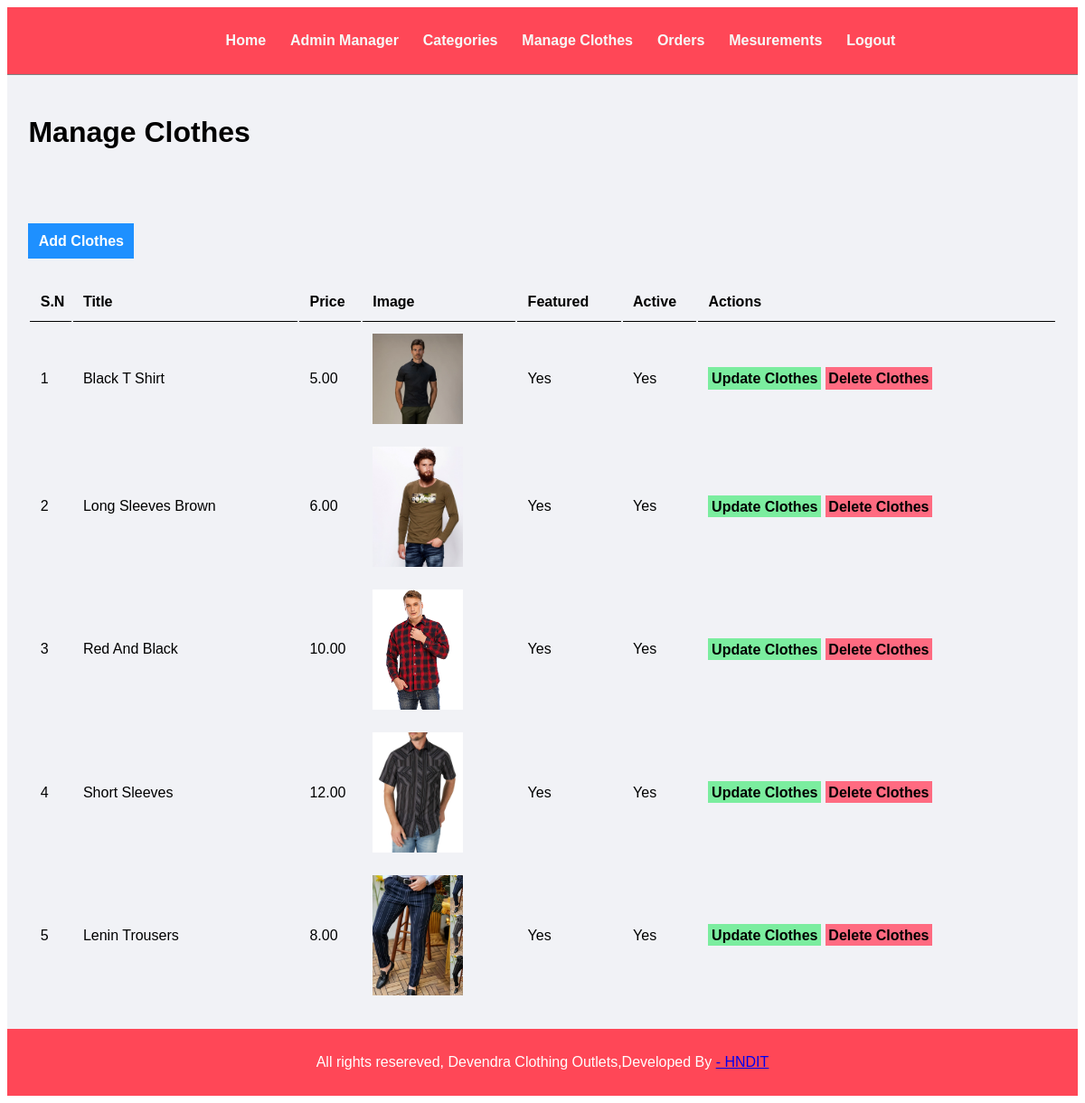
The app's page /Admin/manage_clothes.php (signed in) with its own data.
### tables this page shows
CREATE TABLE `tbl_clothes` (
  `id` int(10) UNSIGNED NOT NULL,
  `title` varchar(100) NOT NULL,
  `description` text NOT NULL,
  `price` decimal(10,2) NOT NULL,
  `image_name` varchar(255) NOT NULL,
  `category_id` int(10) UNSIGNED NOT NULL,
  `featured` varchar(10) NOT NULL,
  `active` varchar(10) NOT NULL
);

### Admin/manage_clothes.php (the view, shortened to what this page needs)
<?php include('partials/menu.php');?>
        <div class="main-Content">
        <div class="wrapper">
        <h1>Manage Clothes</h1>
        <br/><br/>
        <br><br>
        <a href="<?php echo SITEURL; ?>Admin/add_clothes.php"class="btn-primary">Add Clothes</a>
<br/> <br/> <br/>
        <table class="tbl-full">
<tr>
        <th>S.N</th>
        <th>Title</th>
        <th>Price</th>
        <th>Image</th>
        <th>Featured</th>
        <th>Active</th>
        <th>Actions</th>
</tr>
<?php
$sql = "SELECT * FROM tbl_clothes";
$res = mysqli_query($conn,$sql);
$count =mysqli_num_rows($res);
$sn=1;
if($count>0)
{
    while($row=mysqli_fetch_assoc($res))
    {
        $id = $row['id'];
        $title =$row['title'];
        $price =$row['price'];
        $image_name = $row['image_name'];
        $featured =$row['featured'];
        $active = $row['active'];
        ?>
<tr>
    <td><?php echo $sn++;?></td>
    <td><?php echo $title;?></td>
    <td><?php echo $price;?></td>
    <td>
    <?php
       if($image_name!="")
       {
            ?>
            <img src="<?php echo SITEURL;?>images/clothes/<?php echo $image_name; ?>" width="100px">
            <?php
       }
       else
       {
           echo " <div class='error'>Image not Added.</div>";
       }
       ?>
    </td>
    <td><?php echo $featured;?></td>
    <td><?php echo $active;?></td>
    <td>
        <a href="<?php echo SITEURL; ?>Admin/update_clothes.php?id=<?php echo $id; ?>&image_name=<?php echo $image_name;?>" class="btn-secondary">Update Clothes</a>
        <a href="<?php echo SITEURL; ?>Admin/delete_clothes.php?id=<?php echo $id; ?>&image_name=<?php echo $image_name;?>" class="btn-danger">Delete Clothes</a>
    </td>
</tr>
        <?php
    }
}
else
{
    echo "<tr> <td colspan='7' class='error'>Clothes Not Added Yet.</td> </tr>";
}
?>
</table>
</div>
</div>
        <?php include('partials/footer.php');?>

### css/Admin.css (style rules this page uses)
.wrapper { padding: 1%; width: auto; margin: 0 auto; }
.tbl-full { table-layout: auto; width:100%; }
table tr th { border-bottom: 1px solid black; padding: 1%; text-align: left; }
table tr td { padding:1%; }
.btn-primary { background-color: #1e90ff; padding: 1%; color:white; text-decoration: none; font-weight: bold; }
.btn-secondary { background-color: #7bed9f; padding: 1%; color:black; text-decoration: none; font-weight: bold; }
.btn-danger { background-color: #ff6b81; padding: 1%; color:black; text-decoration: none; font-weight: bold; }
.main-content { width: auto; background-color:#f1f2f6; padding: 1% ; }

### records on screen
tbl_clothes: title "Black T Shirt", price "5.00", image_name (picture), featured "Yes", active "Yes"
tbl_clothes: title "Long Sleeves Brown", price "6.00", image_name (picture), featured "Yes", active "Yes"
tbl_clothes: title "Red And Black", price "10.00", image_name (picture), featured "Yes", active "Yes"
tbl_clothes: title "Short Sleeves", price "12.00", image_name (picture), featured "Yes", active "Yes"
tbl_clothes: title "Lenin Trousers", price "8.00", image_name (picture), featured "Yes", active "Yes"
